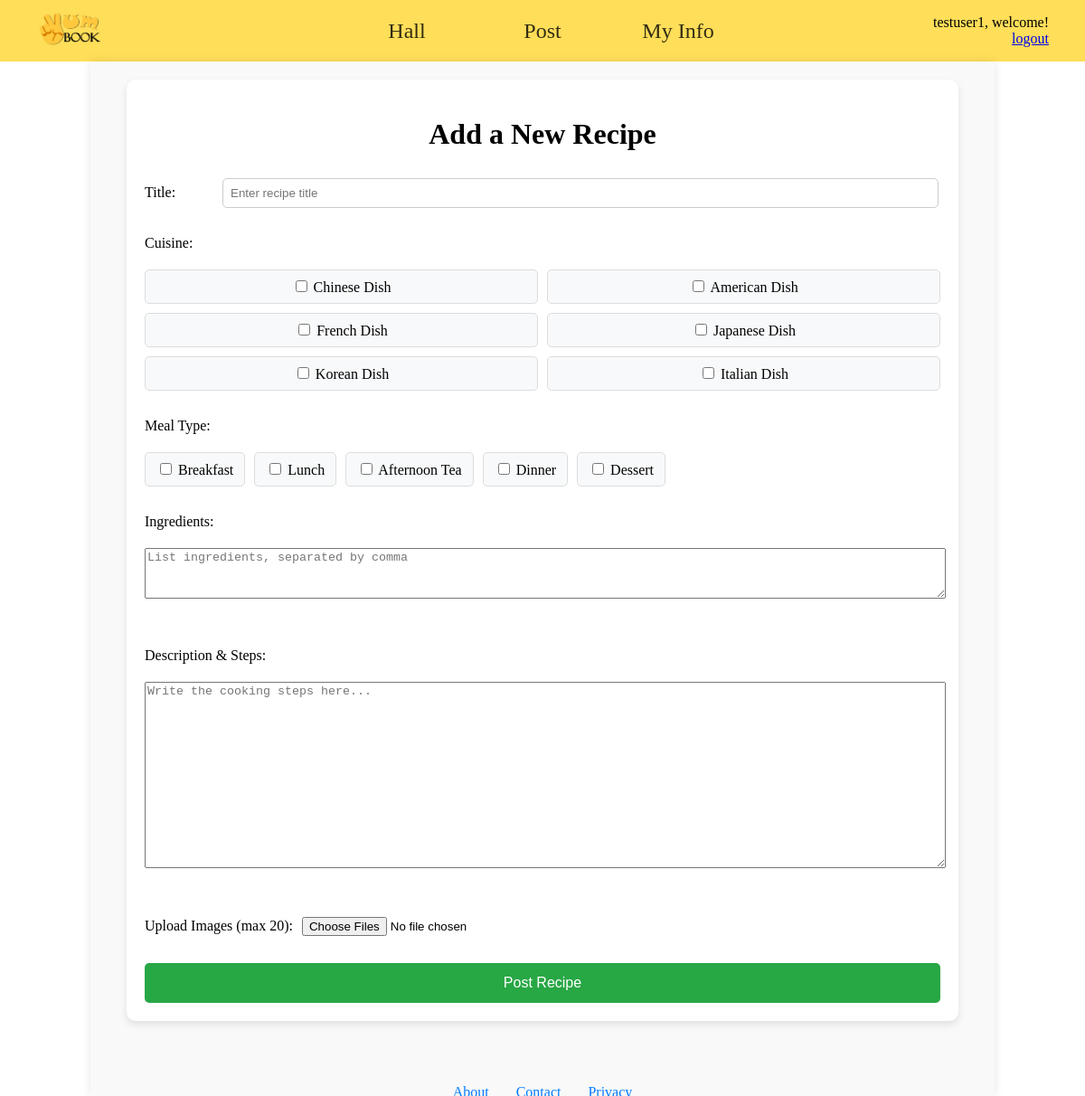
/yum/add_recipe/ (signed in), run on the app's committed database.
### yum/models.py (models this page shows, shortened)
class User(AbstractUser):
    slug = models.SlugField(unique=True, blank=True, null=True)

class Cuisine(models.Model):
    cuisine_id = models.AutoField(primary_key=True)
    name = models.CharField(max_length=20)
    def __str__(self):
        return self.name

class MealType(models.Model):
    meal_type_id = models.AutoField(primary_key=True)
    name = models.CharField(max_length=20)
    def __str__(self):
        return self.name

### yum/views.py (the view)
# urls.py: path('add_recipe/', views.add_recipe, name='add_recipe'),
@login_required
def add_recipe(request):
    if request.method == "POST":
        form = RecipeForm(request.POST, request.FILES)
        if form.is_valid():
            recipe = form.save(commit=False)
            recipe.author = request.user
            recipe.save()
            form.save_m2m()
            return redirect('/')
    else:
        form = RecipeForm()
    return render(request, 'yum/addRecipe.html', context={'form': form})

### templates/yum/addRecipe.html (shortened to what this page needs)
{% extends 'yum/base.html' %}
{% load static %}
{% block extra_file_block %}
<link rel="stylesheet" type="text/css" href="{% static 'css/addRecipe.css' %}">
{% endblock %}
{% block body_block %}
    <div class="recipe-form-container">
        <h1 style="text-align: center">{% if is_edit %}Edit Recipe {% else %}Add a New Recipe{% endif %}</h1>
        <form method="post" enctype="multipart/form-data" class="recipe-form">
            <div class="form-group title-group">
                <label for="id_title" class="title-label">Title:</label>
                <div class="title-input">
                    {{ form.title }}
                </div>
            </div>
            <div class="form-group">
                <label>Cuisine:</label>
                <div class="cuisine-container">
                    {% for choice in form.cuisine %}
                        <label class="cuisine-btn">
                            {{ choice.tag }} {{ choice.choice_label }}
                        </label>
                    {% endfor %}
                </div>
            </div>
            <div class="form-group">
                <label>Meal Type:</label>
                <div class="meal-container">
                    {% for choice in form.meal_type %}
                        <label class="meal-btn">
                            {{ choice.tag }} {{ choice.choice_label }}
                        </label>
                    {% endfor %}
                </div>
            </div>
            <div class="form-group">
                <label for="id_ingredients">Ingredients:</label>
                <div class="input-wrapper">
                    {{ form.ingredients }}
                </div>
            </div>
            <div class="form-group">
                <label for="id_description">Description & Steps:</label>
                <div class="input-wrapper">
                    {{ form.description }}
                </div>
            </div>
            <div class="form-group upload-container">
                <label for="id_images">Upload Images (max 20):</label>
                {{ form.images }}
            </div>
            <button type="submit" class="submit-btn">
                {% if is_edit %}Save Changes{% else %}Post Recipe{% endif %}
            </button>
        </form>
    </div>
{% endblock %}

### templates/yum/base.html (shortened to what this page needs)
<!DOCTYPE html>
{% load static %}
<html lang="en">
    <head>
        <link rel="stylesheet" type="text/css" href="{% static 'css/base.css' %}">
        {% block extra_file_block %}
        {% endblock %}
    </head>
    <body>
    <div class="container">
            <div class="nav-base">
                <div class="yum-img">
                    <img src="{% static 'images/yum-removebg.png' %}" alt="website icon"
                         style="width: 45%; height:45%;">
                </div>
                <ul class="nav-bar-items">
                    <li style="width:100px;"><a href="{% url 'yum:index' %}">Hall</a></li>
                    {% if user.is_authenticated %}
                        <li style="width:100px;"><a href="{% url 'yum:add_recipe' %}">Post</a></li>
                        <li style="width:100px;"><a href="{% url 'yum:profile' user_id=user.id %}">My Info</a></li>
                    {% else %}
                        <li style="width:100px;"><a href="{% url 'yum:login' %}">Post</a></li>
                        <li style="width:100px;"><a href="{% url 'yum:login' %}">My Info</a></li>
                    {% endif %}
                </ul>
                <div class="user">
                    {% if user.is_authenticated %}
                        <span>{{ user.username }}, welcome!</span>
                        <a href="{% url 'yum:logout' %}">logout</a>
                    {% else %}
                        <a href="{% url 'yum:login' %}">Please log in</a>
                    {% endif %}
                </div>
            </div>
            <div class="content-body">
                {% block body_block %}
                {% endblock %}
                <div id="page-foot-base">
                    <div style="height:50px;"></div>
                    <ul class="footer-links" style="">
                        <li><a href="{% url 'yum:about' %}">About</a></li>
                        <li><a href="{% url 'yum:contact' %}">Contact</a></li>
                        <li><a href="{% url 'yum:privacy' %}">Privacy</a></li>
                    </ul>
                </div>
            </div>
    </div>
    </body>
</html>

### static/css/base.css (style rules this page uses)
.html, body { margin: 0; padding: 0; width: 100%; overflow-x: hidden; height: 100vh; display: flex; flex-direction: column; font-family: Calibri, serif; }
body { overflow-y: auto; }
.container { width: 100%; height: 100vh; margin: 0; padding: 0; display: flex; flex-direction: column; }
.nav-base { width: 100%; display: flex; justify-content: space-between; align-items: center; text-align: center; height: 70px; background-color: #FFDE59; margin: 0; }
.yum-img { width:15%; padding-left: 40px; text-align: left; }
.nav-bar-items { width:70%; display: flex; justify-content: center; gap: 50px; list-style: none; padding: 0; margin: 0; flex-grow: 1; }
.nav-bar-items li a { text-decoration: none; font-size: x-large; color: rgba(0, 0, 0, 0.8); font-family: "Segoe UI Black", serif; }
.user { width: 15%; text-align: right; padding-right: 40px; }
.content-body { width: 80%; margin: 0 auto; background-color: #f9f9f9; padding: 20px; box-shadow: 0 0 10px rgba(0, 0, 0, 0.1); flex-grow: 1; display: flex; flex-direction: column; overflow-x: hidden; overflow-y: auto; }
#page-foot-base { text-align: center; margin-top: 20px; }
.footer-links { display: flex; justify-content: center; gap: 30px; list-style: none; padding: 0; margin: 0; }
.footer-links li a { text-decoration: none; color: #007bff; }

### static/css/addRecipe.css (style rules this page uses)
.recipe-form-container { width: auto; margin: 0 20px; padding: 20px; background-color: #fff; border-radius: 10px; box-shadow: 0 4px 8px rgba(0, 0, 0, 0.1); }
.title-group { display: flex; align-items: center; width: 100%; }
.title-label { flex: 1; }
.title-input { flex: 9; padding-right: 20px; }
.title-input input { width: 100%; padding: 8px; border: 1px solid #ccc; border-radius: 5px; }
.cuisine-container { display: grid; grid-template-columns: repeat(2, 1fr); gap: 10px; margin: 20px 0; }
.cuisine-btn { padding: 8px 12px; background-color: #f8f9fa; border: 1px solid #ddd; border-radius: 5px; cursor: pointer; text-align: center; }
.meal-container { display: flex; gap: 10px; margin: 20px 0; }
.meal-btn { padding: 8px 12px; background-color: #f8f9fa; border: 1px solid #ddd; border-radius: 5px; cursor: pointer; }
.input-wrapper { width: 100%; }
.recipe-form textarea[name="ingredients"] { margin: 20px 0; width: 100%; height: 50px; }
.recipe-form textarea[name="description"] { width: 100%; min-height: 200px; margin: 20px 0; }
.upload-container { display: flex; align-items: center; gap: 10px; }
.submit-btn, .cancel-btn { width: 100%; padding: 10px 20px; height: 44px; border-radius: 5px; text-align: center; font-size: 16px; display: block; margin-top: 10px; line-height: 1.5; }
.submit-btn { background-color: #28a745; color: white; border: none; cursor: pointer; }
.form-group { margin: 30px 0; }

### data on the page
User: username "testuser1"
Cuisine: choice_label "Chinese Dish"
Cuisine: choice_label "American Dish"
Cuisine: choice_label "French Dish"
Cuisine: choice_label "Japanese Dish"
Cuisine: choice_label "Korean Dish"
Cuisine: choice_label "Italian Dish"
MealType: choice_label "Breakfast"
MealType: choice_label "Lunch"
MealType: choice_label "Afternoon Tea"
MealType: choice_label "Dinner"
MealType: choice_label "Dessert"
